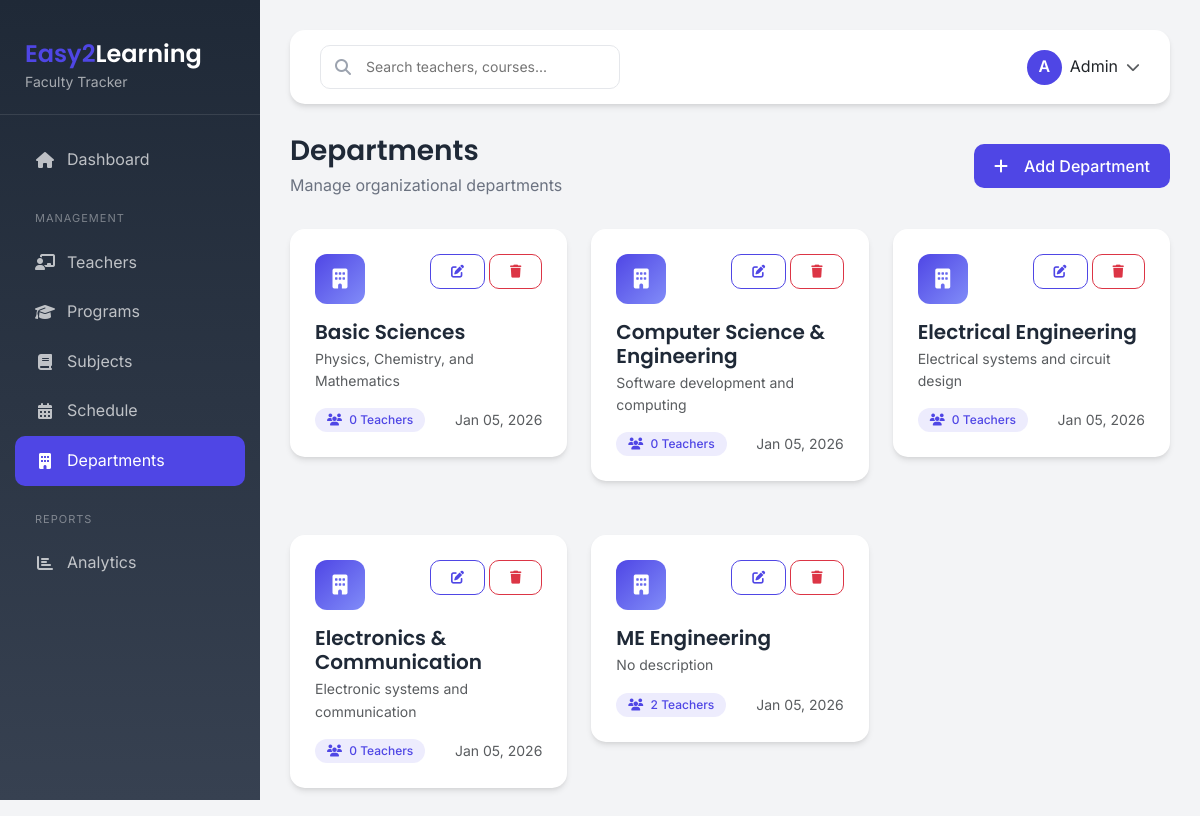
Screenshot of /departments/ with the database file from the repository.
### faculty/models.py (models this page shows, shortened)
class Department(models.Model):
    name = models.CharField(max_length=100, unique=True)
    description = models.TextField(blank=True)
    teachers = models.ManyToManyField('Teacher', related_name='departments', blank=True)
    is_active = models.BooleanField(default=True)
    created_at = models.DateTimeField(auto_now_add=True)
    updated_at = models.DateTimeField(auto_now=True)
    class Meta:
        verbose_name = 'Department'
        verbose_name_plural = 'Departments'
        ordering = ['name']

### faculty/views.py (the view)
# urls.py: path('departments/', DepartmentListView.as_view(), name='department_list'),
class DepartmentListView(ListView):
    model = Department
    template_name = 'faculty/department_list.html'
    context_object_name = 'departments'
    def get_context_data(self, **kwargs):
        context = super().get_context_data(**kwargs)
        for dept in context['departments']:
            dept.teacher_count = dept.teachers.count()
        return context

### templates/faculty/department_list.html (shortened to what this page needs)
{% extends 'base.html' %}
{% load static %}
{% block content %}
<div class="page-header d-flex justify-content-between align-items-center">
    <div>
        <h1>Departments</h1>
        <p>Manage organizational departments</p>
    </div>
    <a href="{% url 'faculty:department_add' %}" class="btn btn-primary">
        <i class="fas fa-plus me-2"></i>Add Department
    </a>
</div>
<div class="row g-4">
    {% for dept in departments %}
    <div class="col-md-6 col-lg-4">
        <div class="content-card department-card animate-fadeInUp" style="animation-delay: {{ forloop.counter0|add:1 }}00ms;">
            <div class="content-card-body">
                <div class="d-flex justify-content-between align-items-start mb-3">
                    <div class="dept-icon">
                        <i class="fas fa-building"></i>
                    </div>
                    <div class="d-flex gap-1">
                        <a href="{% url 'faculty:department_edit' dept.pk %}" class="btn btn-outline-primary btn-sm">
                            <i class="fas fa-edit"></i>
                        </a>
                        <button class="btn btn-outline-danger btn-sm" data-bs-toggle="modal" data-bs-target="#deleteModal{{ dept.pk }}">
                            <i class="fas fa-trash"></i>
                        </button>
                    </div>
                </div>
                <h5 class="mb-1">{{ dept.name }}</h5>
                <p class="text-muted small mb-3">{{ dept.description|default:"No description" }}</p>
                <div class="d-flex justify-content-between align-items-center">
                    <span class="badge bg-primary">
                        <i class="fas fa-users me-1"></i>
                        {{ dept.teacher_count }} Teachers
                    </span>
                    <small class="text-muted">{{ dept.created_at|date:"M d, Y" }}</small>
                </div>
            </div>
        </div>
    </div>
    {% endfor %}
</div>
{% endblock %}

### static/faculty/css/style.css (style rules this page uses)
:root { --primary-color: #4f46e5; --primary-light: #818cf8; --primary-dark: #4338ca; --secondary-color: #6b7280; --success-color: #10b981; --warning-color: #f59e0b; --danger-color: #ef4444; --info-color: #3b82f6; --light-bg: #f3f4f6; --dark-bg: #1f2937; --card-shadow: 0 4px 6px -1px rgba(0, 0, 0, 0.1), 0 2px 4px -1px rgba(0, 0, 0, 0.06); --hover-shadow: 0 10px 15px -3px rgba(0, 0, 0, 0.1), 0 4px 6px -2px rgba(0, 0, 0, 0.05); --transition-fast: 0.15s ease; --transition-normal: 0.3s ease; --transition-slow: 0.5s ease; --border-radius: 15px; --border-radius-sm: 10px; --border-radius-lg: 20px; }
* { margin: 0; padding: 0; box-sizing: border-box; }
body { font-family: 'Inter', -apple-system, BlinkMacSystemFont, 'Segoe UI', Roboto, sans-serif; background-color: var(--light-bg); color: #1f2937; line-height: 1.6; }
h1, h2, h3, h4, h5, h6 { font-family: 'Poppins', sans-serif; font-weight: 600; color: #1f2937; }
.animate-fadeInUp { animation: fadeInUp var(--transition-normal) ease forwards; }
.content-card { background: #fff; border-radius: var(--border-radius); box-shadow: var(--card-shadow); margin-bottom: 30px; transition: all var(--transition-normal); }
.content-card-body { padding: 25px; }
.btn { padding: 10px 20px; border-radius: var(--border-radius-sm); font-weight: 500; transition: all var(--transition-normal); display: inline-flex; align-items: center; justify-content: center; gap: 8px; }
.btn-primary { background: var(--primary-color); border: none; color: #fff; }
.btn-outline-primary { border-color: var(--primary-color); color: var(--primary-color); }
.btn-sm { padding: 8px 16px; font-size: 13px; }
.badge { padding: 6px 12px; border-radius: 20px; font-weight: 500; font-size: 12px; }
.badge.bg-primary { background-color: rgba(79, 70, 229, 0.1) !important; color: var(--primary-color); }
.page-header { margin-bottom: 30px; animation: fadeInUp var(--transition-normal) ease; }
.page-header h1 { font-size: 28px; font-weight: 600; color: #1f2937; margin-bottom: 5px; }
.page-header p { color: var(--secondary-color); margin: 0; }

### templates/base.html (style rules this page uses)
:root { --primary-color: #4f46e5; --secondary-color: #6b7280; --success-color: #10b981; --warning-color: #f59e0b; --danger-color: #ef4444; --info-color: #3b82f6; --light-bg: #f3f4f6; --dark-bg: #1f2937; --card-shadow: 0 4px 6px -1px rgba(0, 0, 0, 0.1), 0 2px 4px -1px rgba(0, 0, 0, 0.06); --hover-shadow: 0 10px 15px -3px rgba(0, 0, 0, 0.1), 0 4px 6px -2px rgba(0, 0, 0, 0.05); }
* { margin: 0; padding: 0; box-sizing: border-box; }
body { font-family: 'Inter', sans-serif; background-color: var(--light-bg); min-height: 100vh; }
.page-header { margin-bottom: 30px; animation: fadeInUp 0.5s ease; }
.page-header h1 { font-size: 28px; font-weight: 600; color: #1f2937; margin-bottom: 5px; }
.page-header p { color: #6b7280; margin: 0; }
.content-card { background: #fff; border-radius: 15px; box-shadow: var(--card-shadow); margin-bottom: 30px; animation: fadeInUp 0.5s ease; }
.content-card-body { padding: 25px; }
.btn { padding: 10px 20px; border-radius: 10px; font-weight: 500; transition: all 0.3s ease; }
.btn-primary { background: var(--primary-color); border: none; }
.btn-outline-primary { border-color: var(--primary-color); color: var(--primary-color); }
.badge { padding: 6px 12px; border-radius: 20px; font-weight: 500; font-size: 12px; }
.animate-fadeInUp { animation: fadeInUp 0.5s ease forwards; }

### templates/faculty/department_list.html (style rules this page uses)
.department-card { transition: all 0.3s ease; }
.dept-icon { width: 50px; height: 50px; border-radius: 12px; background: linear-gradient(135deg, var(--primary-color), #818cf8); display: flex; align-items: center; justify-content: center; color: white; font-size: 20px; }

### rows the page displays
Department: name "Basic Sciences", description "Physics, Chemistry, and Mathematics", teacher_count "0", created_at "Jan 05, 2026"
Department: name "Computer Science & Engineering", description "Software development and computing", teacher_count "0", created_at "Jan 05, 2026"
Department: name "Electrical Engineering", description "Electrical systems and circuit design", teacher_count "0", created_at "Jan 05, 2026"
Department: name "Electronics & Communication", description "Electronic systems and communication", teacher_count "0", created_at "Jan 05, 2026"
Department: name "ME Engineering", description "No description", teacher_count "2", created_at "Jan 05, 2026"
